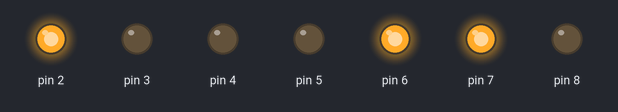
This sketch was run on a simulated Arduino Uno, built with avr-gcc and run on an emulated ATmega328P. On the bench: output pins drawn as LEDs (lit = HIGH).

Above: at 0.1 s.
Timing chart, 0 to 1.6 s (numbered marks = the images above):
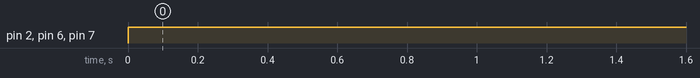

The sketch:

fantastic_elzing1.ino
```cpp
// C++ code
//
void setup()
{
for (int i=2;i<=8;i++) pinMode(i, OUTPUT);
}

void loop()
{
  sifir(); delay(1000);

}

void sifir() {
digitalWrite(2, 1); //a
digitalWrite(3, 0); //b
digitalWrite(4, 0); //c
digitalWrite(5, 0); //d
digitalWrite(6, 1); //e
digitalWrite(7, 1); //f
digitalWrite(8, 0); //
}
```

Measured:
- by itself, pin 2, pin 6, pin 7: LOW → HIGH at 0.00 s
